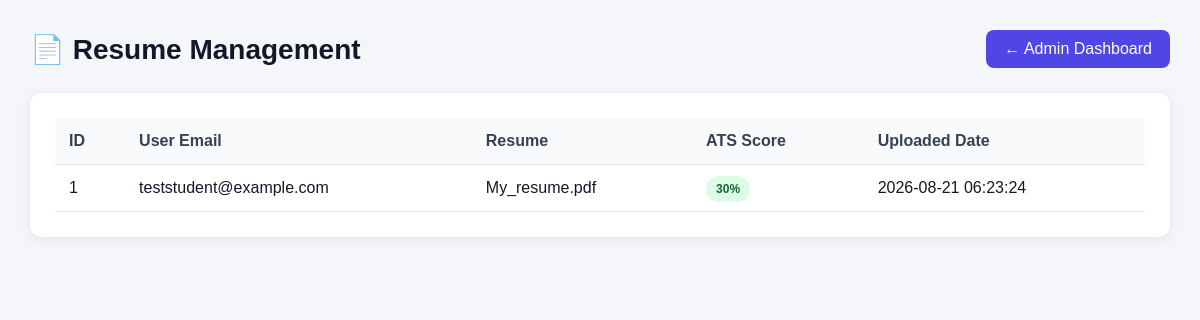
Page /admin/resumes (signed in) on the committed database.
### tables this page shows
CREATE TABLE resume_history(
        id INTEGER PRIMARY KEY AUTOINCREMENT,
        email TEXT NOT NULL,
        filename TEXT NOT NULL,
        score INTEGER,
        career TEXT,
        salary TEXT,
        upload_date TIMESTAMP DEFAULT CURRENT_TIMESTAMP
    );

### app.py (the view)
@app.route("/admin/resumes")
@login_required
def admin_resumes():
    if session.get("user_role") != "admin":
        return "Access Denied! Admins only.", 403
    connection = sqlite3.connect(DATABASE)
    cursor = connection.cursor()
    cursor.execute("""
        SELECT
            id,
            email,
            filename,
            score,
            upload_date
        FROM resume_history
        ORDER BY upload_date DESC
    """)
    resumes = cursor.fetchall()
    connection.close()
    return render_template(
        "admin_resumes.html",
        resumes=resumes
    )

### app.py (called while the page is built)
def login_required(f):
    @wraps(f)
    def decorated_function(*args, **kwargs):
        if "user_email" not in session:
            return redirect(url_for("login"))
        return f(*args, **kwargs)
    return decorated_function

### templates/admin_resumes.html (shortened to what this page needs)
<!DOCTYPE html>
<html lang="en">
<head>
</head>
<body>
<div class="container">
    <div class="header">
        <h1>📄 Resume Management</h1>
        <a href="{{ url_for('admin_dashboard') }}"
           class="back">
            ← Admin Dashboard
        </a>
    </div>
    <div class="card">
        {% if resumes %}
        <table>
            <thead>
                <tr>
                    <th>ID</th>
                    <th>User Email</th>
                    <th>Resume</th>
                    <th>ATS Score</th>
                    <th>Uploaded Date</th>
                </tr>
            </thead>
            <tbody>
                {% for resume in resumes %}
                <tr>
                    <td>
                        {{ resume[0] }}
                    </td>
                    <td>
                        {{ resume[1] or "Unknown" }}
                    </td>
                    <td>
                        {{ resume[2] or "Resume" }}
                    </td>
                    <td>
                        <span class="score">
                            {{ resume[3] or 0 }}%
                        </span>
                    </td>
                    <td>
                        {{ resume[4] or "Not available" }}
                    </td>
                </tr>
                {% endfor %}
            </tbody>
        </table>
        {% else %}
        <div class="empty">
            📄 No resumes uploaded yet.
        </div>
        {% endif %}
    </div>
</div>
</body>
</html>

### templates/admin_resumes.html (style rules this page uses)
* { box-sizing: border-box; margin: 0; padding: 0; font-family: Arial, sans-serif; }
body { background: #f5f6fa; padding: 30px; color: #111827; }
.container { max-width: 1200px; margin: auto; }
.header { display: flex; justify-content: space-between; align-items: center; margin-bottom: 25px; }
.header h1 { font-size: 28px; }
.back { text-decoration: none; background: #4f46e5; color: white; padding: 10px 18px; border-radius: 8px; }
.card { background: white; padding: 25px; border-radius: 12px; box-shadow: 0 3px 12px rgba(0,0,0,0.08); overflow-x: auto; }
table { width: 100%; border-collapse: collapse; }
th, td { padding: 14px; border-bottom: 1px solid #e5e7eb; text-align: left; }
th { background: #f9fafb; color: #374151; }
.score { background: #dcfce7; color: #166534; padding: 6px 10px; border-radius: 15px; font-size: 12px; font-weight: bold; }

### rows in the picture
resume_history: id "1", email "teststudent@example.com", filename "My_resume.pdf", score "30", upload_date "2026-08-21 06:23:24"
